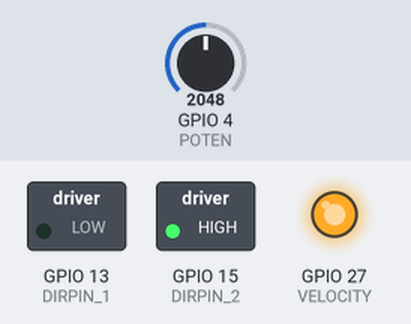
Bench run of a sketch on a simulated ESP32. Parts: switched loads named in the sketch (green lamp = pin HIGH), output pins drawn as LEDs (lit = HIGH). The inputs (shaded band) are chosen by the test bench; at power-on: GPIO 4 (POTEN) = 2048. What the sketch prints to the serial monitor is not drawn.

Above: at 1.2 s.
1.3 s: GPIO 4 (POTEN) set to 1617
2.8 s: GPIO 4 (POTEN) set to 1528
4.3 s: GPIO 4 (POTEN) set to 491
At 5.5 s:
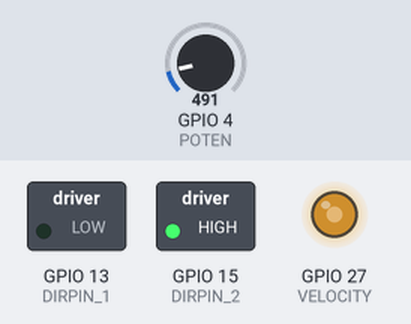
Timing chart, 0 to 4.5 s (numbered marks = the images above; inputs shaded):
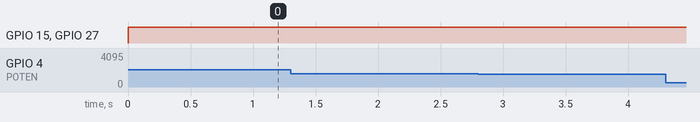

The sketch:

29_Motor_Potenciometer.ino
```cpp
#define VELOCITY 27
#define DIRPIN_1 13
#define DIRPIN_2 15
#define POTEN 4

int potValue = 0;

void setup() {
  Serial.begin(115200);

  pinMode(VELOCITY, OUTPUT);
  pinMode(DIRPIN_1, OUTPUT);
  pinMode(DIRPIN_2, OUTPUT);

  //potenciometros
  pinMode(POTEN, INPUT);
}

void loop() {
  int valorVel = 0;

  //0-4096
  potValue=analogRead(POTEN);
  valorVel = map(potValue,0,4096,100,500);

  digitalWrite(VELOCITY, HIGH); //Encender motor
  analogWrite(VELOCITY, valorVel);
  digitalWrite(DIRPIN_1, 0);
  digitalWrite(DIRPIN_2, 1);

  Serial.println(valorVel);
}
```
